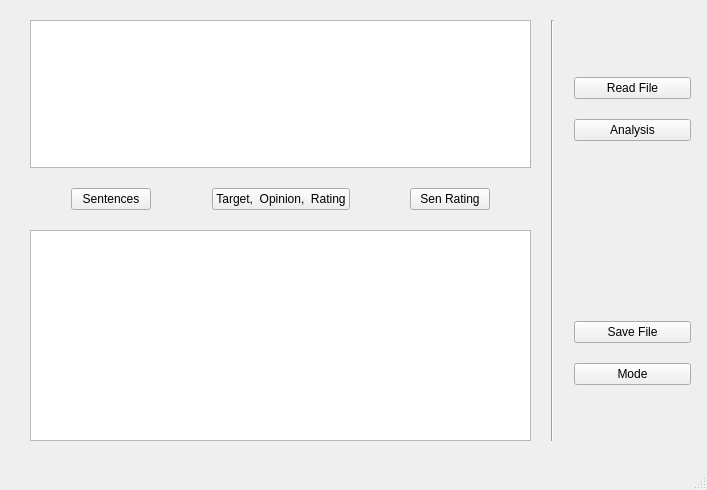
<?xml version="1.0" encoding="UTF-8"?>
<ui version="4.0">
 <class>MainWindow</class>
 <widget class="QMainWindow" name="MainWindow">
  <property name="geometry">
   <rect>
    <x>0</x>
    <y>0</y>
    <width>707</width>
    <height>490</height>
   </rect>
  </property>
  <property name="windowTitle">
   <string>MainWindow</string>
  </property>
  <widget class="QWidget" name="centralwidget">
   <widget class="QWidget" name="">
    <property name="geometry">
     <rect>
      <x>30</x>
      <y>20</y>
      <width>661</width>
      <height>421</height>
     </rect>
    </property>
    <layout class="QHBoxLayout" name="horizontalLayout_2" stretch="150,1,35">
     <property name="spacing">
      <number>20</number>
     </property>
     <item>
      <layout class="QVBoxLayout" name="verticalLayout_4" stretch="7,0,10">
       <item>
        <widget class="QTextEdit" name="text_input">
         <property name="sizePolicy">
          <sizepolicy hsizetype="Expanding" vsizetype="Expanding">
           <horstretch>1</horstretch>
           <verstretch>1</verstretch>
          </sizepolicy>
         </property>
         <property name="sizeIncrement">
          <size>
           <width>10</width>
           <height>10</height>
          </size>
         </property>
         <property name="mouseTracking">
          <bool>false</bool>
         </property>
         <property name="inputMethodHints">
          <set>Qt::ImhMultiLine</set>
         </property>
        </widget>
       </item>
       <item>
        <layout class="QHBoxLayout" name="horizontalLayout">
         <item>
          <spacer name="horizontalSpacer_4">
           <property name="orientation">
            <enum>Qt::Horizontal</enum>
           </property>
           <property name="sizeHint" stdset="0">
            <size>
             <width>13</width>
             <height>20</height>
            </size>
           </property>
          </spacer>
         </item>
         <item>
          <widget class="QPushButton" name="pushButton">
           <property name="text">
            <string>Sentences</string>
           </property>
          </widget>
         </item>
         <item>
          <spacer name="horizontalSpacer">
           <property name="orientation">
            <enum>Qt::Horizontal</enum>
           </property>
           <property name="sizeHint" stdset="0">
            <size>
             <width>13</width>
             <height>20</height>
            </size>
           </property>
          </spacer>
         </item>
         <item>
          <widget class="QPushButton" name="pushButton_2">
           <property name="text">
            <string>Target,  Opinion,  Rating</string>
           </property>
          </widget>
         </item>
         <item>
          <spacer name="horizontalSpacer_2">
           <property name="orientation">
            <enum>Qt::Horizontal</enum>
           </property>
           <property name="sizeHint" stdset="0">
            <size>
             <width>13</width>
             <height>20</height>
            </size>
           </property>
          </spacer>
         </item>
         <item>
          <widget class="QPushButton" name="pushButton_3">
           <property name="text">
            <string>Sen Rating</string>
           </property>
          </widget>
         </item>
         <item>
          <spacer name="horizontalSpacer_3">
           <property name="orientation">
            <enum>Qt::Horizontal</enum>
           </property>
           <property name="sizeHint" stdset="0">
            <size>
             <width>13</width>
             <height>20</height>
            </size>
           </property>
          </spacer>
         </item>
        </layout>
       </item>
       <item>
        <widget class="QTableWidget" name="table_output"/>
       </item>
      </layout>
     </item>
     <item>
      <widget class="Line" name="line">
       <property name="sizePolicy">
        <sizepolicy hsizetype="Fixed" vsizetype="Minimum">
         <horstretch>0</horstretch>
         <verstretch>0</verstretch>
        </sizepolicy>
       </property>
       <property name="sizeIncrement">
        <size>
         <width>10</width>
         <height>10</height>
        </size>
       </property>
       <property name="orientation">
        <enum>Qt::Vertical</enum>
       </property>
      </widget>
     </item>
     <item>
      <layout class="QVBoxLayout" name="verticalLayout_3">
       <item>
        <spacer name="verticalSpacer_2">
         <property name="orientation">
          <enum>Qt::Vertical</enum>
         </property>
         <property name="sizeHint" stdset="0">
          <size>
           <width>20</width>
           <height>28</height>
          </size>
         </property>
        </spacer>
       </item>
       <item>
        <layout class="QVBoxLayout" name="verticalLayout">
         <item>
          <widget class="QPushButton" name="read_file_button">
           <property name="text">
            <string>Read File</string>
           </property>
           <property name="icon">
            <iconset resource="qrc/button.qrc">
             <normaloff>:/Images/blue_spot.png</normaloff>:/Images/blue_spot.png</iconset>
           </property>
          </widget>
         </item>
        </layout>
       </item>
       <item>
        <widget class="QPushButton" name="analysis_button">
         <property name="enabled">
          <bool>true</bool>
         </property>
         <property name="text">
          <string>Analysis</string>
         </property>
         <property name="icon">
          <iconset resource="qrc/button.qrc">
           <normaloff>:/Images/purple_spot.png</normaloff>:/Images/purple_spot.png</iconset>
         </property>
        </widget>
       </item>
       <item>
        <spacer name="verticalSpacer">
         <property name="orientation">
          <enum>Qt::Vertical</enum>
         </property>
         <property name="sizeHint" stdset="0">
          <size>
           <width>20</width>
           <height>160</height>
          </size>
         </property>
        </spacer>
       </item>
       <item>
        <layout class="QVBoxLayout" name="verticalLayout_2">
         <item>
          <widget class="QPushButton" name="save_file_button">
           <property name="text">
            <string>Save File</string>
           </property>
           <property name="icon">
            <iconset resource="qrc/button.qrc">
             <normaloff>:/Images/blue_spot.png</normaloff>:/Images/blue_spot.png</iconset>
           </property>
          </widget>
         </item>
         <item>
          <widget class="QPushButton" name="mode_button">
           <property name="text">
            <string>  Mode  </string>
           </property>
           <property name="icon">
            <iconset resource="qrc/button.qrc">
             <normaloff>:/Images/yellow_spot.png</normaloff>:/Images/yellow_spot.png</iconset>
           </property>
          </widget>
         </item>
        </layout>
       </item>
       <item>
        <spacer name="verticalSpacer_3">
         <property name="orientation">
          <enum>Qt::Vertical</enum>
         </property>
         <property name="sizeHint" stdset="0">
          <size>
           <width>20</width>
           <height>40</height>
          </size>
         </property>
        </spacer>
       </item>
      </layout>
     </item>
    </layout>
   </widget>
  </widget>
  <widget class="QMenuBar" name="menubar">
   <property name="geometry">
    <rect>
     <x>0</x>
     <y>0</y>
     <width>707</width>
     <height>21</height>
    </rect>
   </property>
  </widget>
  <widget class="QStatusBar" name="statusbar"/>
 </widget>
 <resources>
  <include location="qrc/button.qrc"/>
 </resources>
 <connections/>
</ui>
